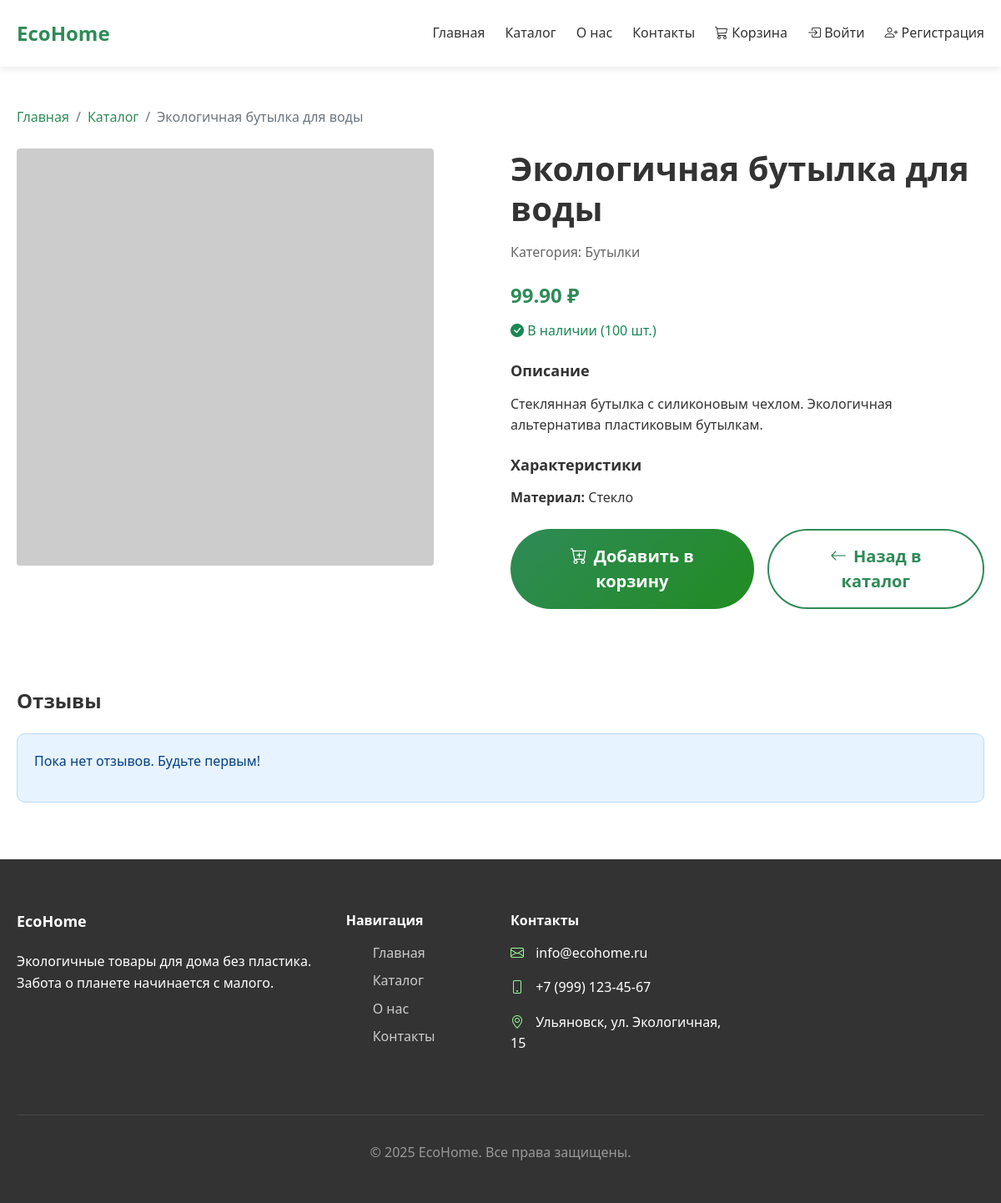
/product/1/, run on the app's committed database.
### main/models.py (models this page shows, shortened)
class Product(models.Model):
    name = models.CharField("Название", max_length=200)
    description = models.TextField("Описание")
    price = models.DecimalField("Цена", max_digits=10, decimal_places=2)
    category = models.ForeignKey(Category, on_delete=models.CASCADE, verbose_name="Категория")
    image = models.ImageField("Изображение", upload_to='products/', blank=True)
    stock_quantity = models.IntegerField("Количество на складе", default=0)
    material = models.CharField("Материал", max_length=100, blank=True)
    is_active = models.BooleanField("Активен", default=True)
    created_at = models.DateTimeField("Дата создания", auto_now_add=True)
    class Meta:
        verbose_name = "Товар"
        verbose_name_plural = "Товары"

class Category(models.Model):
    name = models.CharField("Название", max_length=100)
    slug = models.SlugField("URL", max_length=100, unique=True)
    parent = models.ForeignKey('self', on_delete=models.SET_NULL, verbose_name="Родительская категория", null=True, blank=True)
    class Meta:
        verbose_name = "Категория"
        verbose_name_plural = "Категории"

### main/views.py (the view)
# urls.py: path('product/<int:product_id>/', views.product_detail, name='product_detail'),
def product_detail(request, product_id):
    product = get_object_or_404(Product, id=product_id)
    reviews = Review.objects.filter(product=product, is_approved=True)
    return render(request, 'product.html', {
        'product': product,
        'reviews': reviews
    })

### main/templates/product.html (shortened to what this page needs)
{% extends 'base.html' %}
{% block content %}
<div class="container py-5">
    <nav aria-label="breadcrumb" class="mb-4">
        <ol class="breadcrumb">
            <li class="breadcrumb-item"><a href="{% url 'home' %}">Главная</a></li>
            <li class="breadcrumb-item"><a href="{% url 'catalog' %}">Каталог</a></li>
            <li class="breadcrumb-item active">{{ product.name }}</li>
        </ol>
    </nav>
    <div class="row">
        <div class="col-lg-6 mb-4">
            <div class="product-image-large">
                {% if product.image %}
                <img src="{{ product.image.url }}" class="img-fluid rounded" alt="{{ product.name }}">
                {% else %}
                <img src="https://via.placeholder.com/500x500/2E8B57/FFFFFF?text=Изображение+товара"
                     class="img-fluid rounded" alt="{{ product.name }}">
                {% endif %}
            </div>
        </div>
        <div class="col-lg-6">
            <h1 class="mb-3">{{ product.name }}</h1>
            <p class="text-muted mb-4">Категория: {{ product.category.name }}</p>
            <div class="mb-4">
                <h3 class="eco-text">{{ product.price }} ₽</h3>
                {% if product.stock_quantity > 0 %}
                <p class="text-success">
                    <i class="bi bi-check-circle-fill"></i> В наличии ({{ product.stock_quantity }} шт.)
                </p>
                {% else %}
                <p class="text-danger">
                    <i class="bi bi-x-circle-fill"></i> Нет в наличии
                </p>
                {% endif %}
            </div>
            <div class="mb-4">
                <h5>Описание</h5>
                <p>{{ product.description }}</p>
            </div>
            {% if product.material %}
            <div class="mb-4">
                <h5>Характеристики</h5>
                <ul class="list-unstyled">
                    <li><strong>Материал:</strong> {{ product.material }}</li>
                </ul>
            </div>
            {% endif %}
            <div class="d-grid gap-2 d-md-flex mb-5">
                {% if product.stock_quantity > 0 %}
                <button class="btn eco-btn btn-lg me-2 add-to-cart"
                        onclick="addToCart({{ product.id }}, '{{ product.name|escapejs }}', {{ product.price }})">
                    <i class="bi bi-cart-plus me-2"></i>Добавить в корзину
                </button>
                {% endif %}
                <a href="{% url 'catalog' %}" class="btn btn-outline-eco btn-lg">
                    <i class="bi bi-arrow-left me-2"></i>Назад в каталог
                </a>
            </div>
        </div>
    </div>
    <div class="mt-5">
        <h3 class="mb-4">Отзывы</h3>
        {% if reviews %}
        <div class="row">
            {% for review in reviews %}
            <div class="col-md-6 mb-3">
                <div class="card">
                    <div class="card-body">
                        <div class="d-flex justify-content-between mb-2">
                            <h6 class="card-title">{{ review.user.username }}</h6>
                            <div class="text-warning">
                                {% for i in "12345" %}
                                    {% if forloop.counter <= review.rating %}
                                        <i class="bi bi-star-fill"></i>
                                    {% else %}
                                        <i class="bi bi-star"></i>
                                    {% endif %}
                                {% endfor %}
                            </div>
                        </div>
                        <p class="card-text">{{ review.comment }}</p>
                        <small class="text-muted">{{ review.created_at|date:"d.m.Y H:i" }}</small>
                    </div>
                </div>
            </div>
            {% endfor %}
        </div>
        {% else %}
        <div class="alert alert-info">
            <p>Пока нет отзывов. Будьте первым!</p>
        </div>
        {% endif %}
    </div>
</div>
{% endblock %}

### main/static/main/css/style.css (style rules this page uses)
:root { --eco-green: #2E8B57; --eco-light: #98FB98; --eco-dark: #228B22; --text-dark: #333333; --text-light: #666666; --bg-light: #f8f9fa; --border-color: #e9ecef; }
* { margin: 0px; padding: 0px; box-sizing: border-box; }
body { font-family: 'Segoe UI', Tahoma, Geneva, Verdana, sans-serif; line-height: 1.6; color: var(--text-dark); background-color: #ffffff; font-size: 16px; }
.container { max-width: 1200px; margin: 0px auto; padding: 0px 20px; }
h1, h2, h3, h4, h5, h6 { font-weight: 700; line-height: 1.2; margin-bottom: 16px; }
h1 { font-size: 40px; }
h3 { font-size: 24px; }
h5 { font-size: 18px; }
p { margin-bottom: 16px; font-size: 16px; }
a { text-decoration: none; color: var(--eco-green); transition: all 0.3s ease; }
.btn { padding: 12px 32px; border-radius: 50px; font-weight: 600; transition: all 0.3s ease; border: none; cursor: pointer; font-size: 16px; }
.eco-btn { background: linear-gradient(135deg, var(--eco-green) 0%, var(--eco-dark) 100%); color: white; border: none; padding: 12px 32px; border-radius: 50px; font-weight: 600; transition: all 0.3s ease; }
.btn-lg { padding: 16px 48px; font-size: 20px; }
.btn-outline-eco { border: 2px solid var(--eco-green); color: var(--eco-green); background: transparent; }
.product-image-large { width: 100%; height: 500px; object-fit: cover; border-radius: 10px; }
.alert { padding: 20px; border-radius: 10px; margin-bottom: 20px; }
.alert-info { background-color: #e7f3fe; border: 1px solid #b8daff; color: #004085; }
.eco-text { color: var(--eco-green); }
.text-muted { color: var(--text-light) !important; }
.rounded { border-radius: 8px; }
.mb-3 { margin-bottom: 16px; }
.mb-4 { margin-bottom: 24px; }
.mb-5 { margin-bottom: 48px; }
.mt-5 { margin-top: 48px; }
.py-5 { padding-top: 48px; padding-bottom: 48px; }

### data on the page
Product: name "Экологичная бутылка для воды", category.name "Бутылки", price "99.90", stock_quantity "100", description "Стеклянная бутылка с силиконовым чехлом. Экологичная альтернатива пластиковым бутылкам.", material "Стекло"
